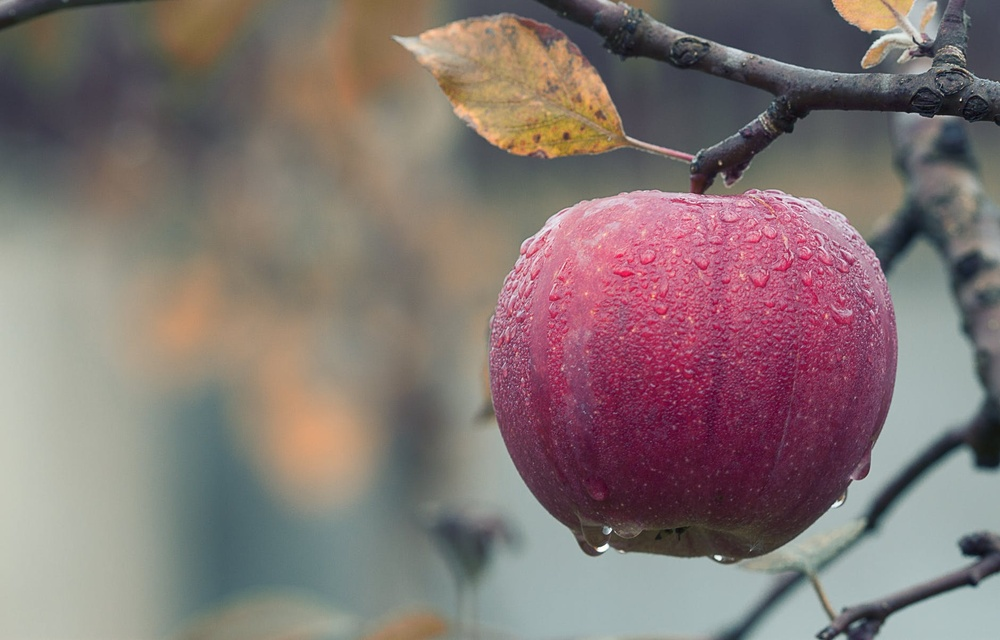
#> input picture variant-3.jpeg, 1000 x 640 px, shrunk from 1880 x 1204 before the run
$ python task_1.py
#> lines starting #> are read from the running program, lines starting #| are printed output that depends on the picture
import cv2


def main():
    img_bgr = cv2.imread("variant-3.jpeg")
#> img_bgr is the input picture: shape (640, 1000, 3); mean B, G, R 115.3, 117.1, 131.6
    img_hsv = cv2.cvtColor(img_bgr, cv2.COLOR_BGR2HSV)
#> img_hsv: shape (640, 1000, 3); mean H, S, V 77.6, 57.9, 136.7
    h, s, v = cv2.split(img_hsv)
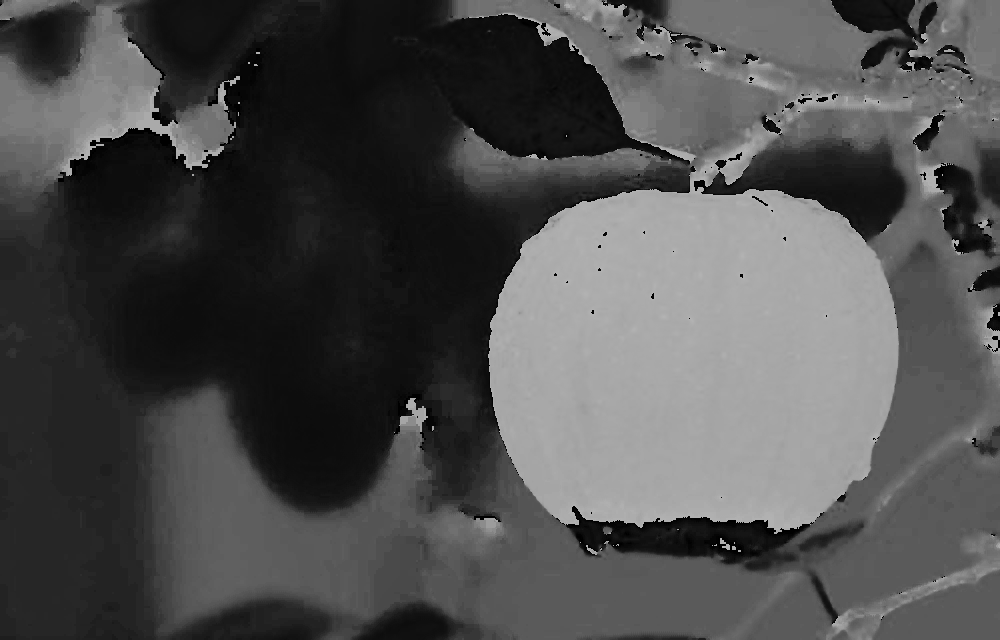
#> h: shape (640, 1000); min 0, max 179, mean 77.6
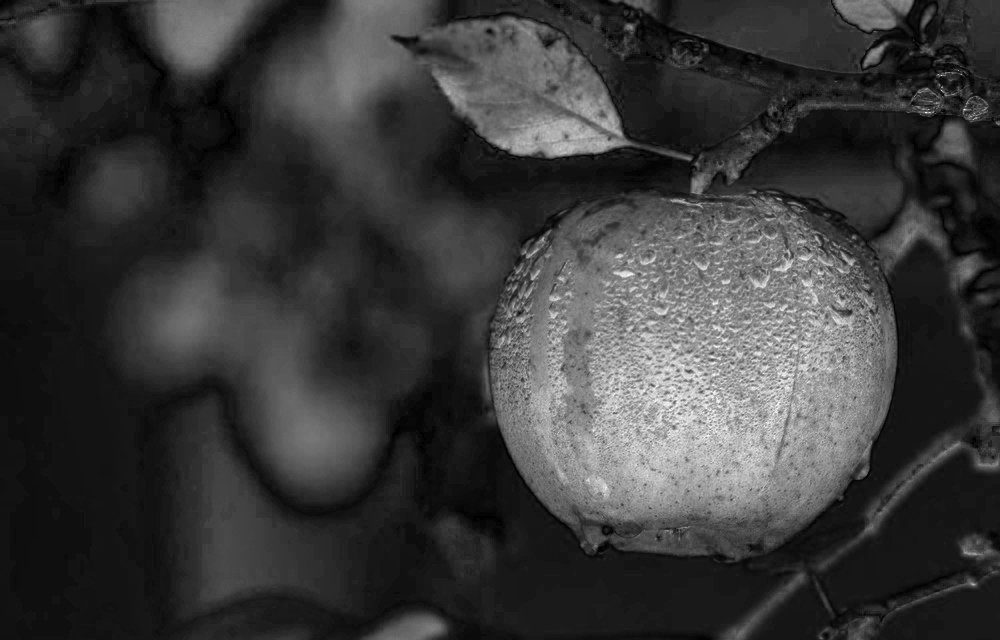
#> s: shape (640, 1000); min 0, max 255, mean 57.9
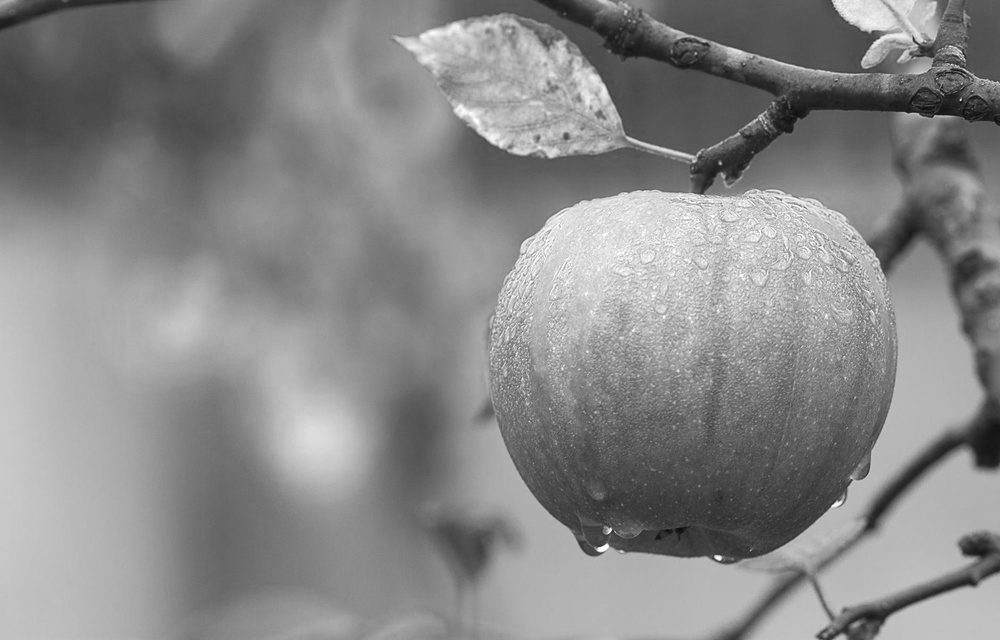
#> v: shape (640, 1000); min 11, max 255, mean 136.7
    cv2.imshow("photo", img_hsv)
    # cv2.imshow("h", h)
    # cv2.imshow("s", s)
    # cv2.imshow("v", v)
    cv2.waitKey(0)


if __name__ == "__main__":
    main()
